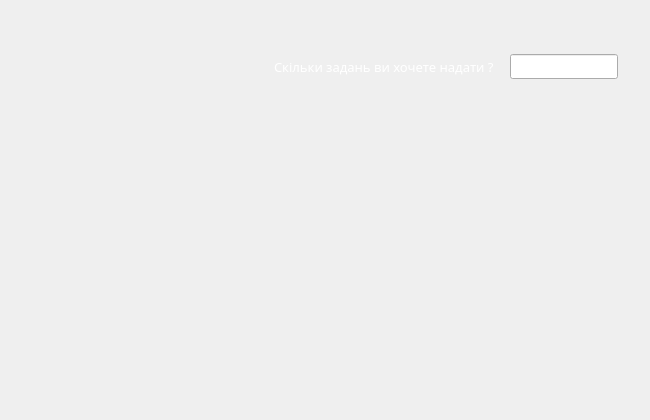
<?xml version="1.0" encoding="UTF-8"?>
<ui version="4.0">
 <class>BaseTable</class>
 <widget class="QDialog" name="BaseTable">
  <property name="geometry">
   <rect>
    <x>0</x>
    <y>0</y>
    <width>650</width>
    <height>420</height>
   </rect>
  </property>
  <property name="windowTitle">
   <string>Dialog</string>
  </property>
  <widget class="QWidget" name="widget" native="true">
   <property name="geometry">
    <rect>
     <x>20</x>
     <y>20</y>
     <width>171</width>
     <height>381</height>
    </rect>
   </property>
  </widget>
  <widget class="QWidget" name="widget_question_2" native="true">
   <property name="geometry">
    <rect>
     <x>230</x>
     <y>40</y>
     <width>401</width>
     <height>61</height>
    </rect>
   </property>
   <widget class="QWidget" name="gridLayoutWidget_2">
    <property name="geometry">
     <rect>
      <x>40</x>
      <y>10</y>
      <width>331</width>
      <height>41</height>
     </rect>
    </property>
    <layout class="QGridLayout" name="gridLayout_question2" rowstretch="0">
     <property name="sizeConstraint">
      <enum>QLayout::SetFixedSize</enum>
     </property>
     <property name="leftMargin">
      <number>4</number>
     </property>
     <property name="topMargin">
      <number>4</number>
     </property>
     <property name="rightMargin">
      <number>4</number>
     </property>
     <property name="bottomMargin">
      <number>0</number>
     </property>
     <item row="0" column="1">
      <widget class="QLineEdit" name="lineEdit_question2">
       <property name="font">
        <font>
         <family>Fixel Black</family>
        </font>
       </property>
      </widget>
     </item>
     <item row="0" column="0">
      <widget class="QLabel" name="txt_question2">
       <property name="font">
        <font>
         <family>Fixel Black</family>
         <pointsize>10</pointsize>
        </font>
       </property>
       <property name="styleSheet">
        <string notr="true">QLabel{
color: rgb(255, 255, 255);
}</string>
       </property>
       <property name="text">
        <string>Скільки задань ви хочете надати ?   </string>
       </property>
      </widget>
     </item>
    </layout>
   </widget>
  </widget>
 </widget>
 <resources/>
 <connections/>
</ui>
